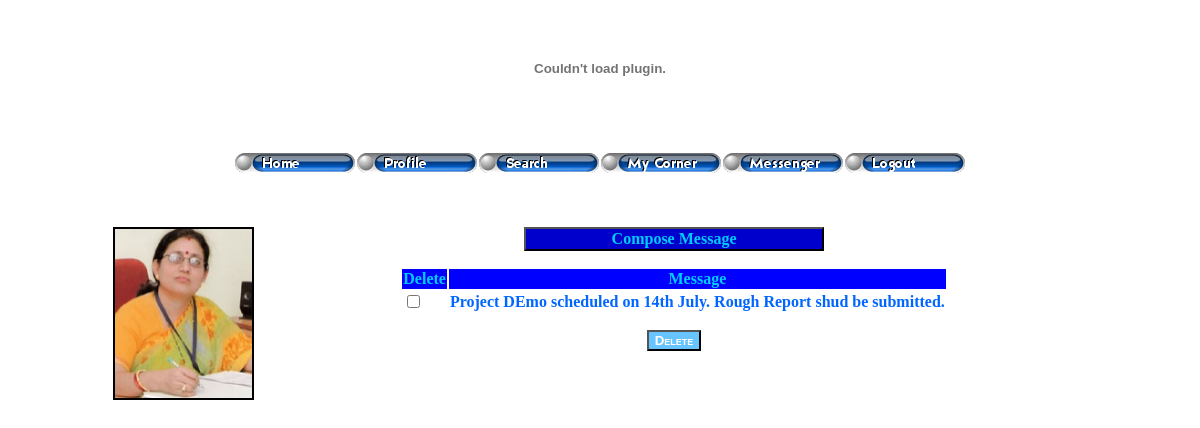
/hod_return.php (signed in), run on the app's committed database.
### tables this page shows
CREATE TABLE IF NOT EXISTS `staff` (
  `staffid` varchar(15) NOT NULL,
  `password` varchar(100) NOT NULL,
  `name` varchar(50) NOT NULL,
  `email` varchar(50) NOT NULL,
  `phone` varchar(15) NOT NULL,
  `mobile` varchar(15) NOT NULL,
  `maritalStatus` char(1) NOT NULL,
  `paddress` varchar(1000) NOT NULL,
  `taddress` varchar(1000) NOT NULL,
  `dob` date NOT NULL,
  `gender` char(1) NOT NULL,
  `religion` varchar(30) NOT NULL,
  `caste` varchar(30) NOT NULL,
  `dept` varchar(5) NOT NULL,
  `qualification` varchar(500) NOT NULL,
  `designation` varchar(30) NOT NULL,
  `photo` varchar(50) NOT NULL,
  PRIMARY KEY (`staffid`)
);

CREATE TABLE IF NOT EXISTS `news` (
  `staffid` varchar(20) NOT NULL,
  `dept` char(5) NOT NULL,
  `sem` tinyint(4) NOT NULL,
  `text` varchar(3000) NOT NULL
);

### hod_return.php (the view, shortened to what this page needs)
<?php
$user=$_COOKIE['user'];
		$result = mysql_query("SELECT * FROM staff WHERE staffid='$user'");
		$row = mysql_fetch_array($result);
		$photo=$row['photo'];
		$src="upload/".$photo;
?>
<!DOCTYPE HTML PUBLIC "-//W3C//DTD HTML 4.01 Transitional//EN" "http://www.w3.org/TR/html4/loose.dtd">
<html>
<head>
<link href="btstyle.css" rel="stylesheet" type="text/css">
</head>
<body>
<p>&nbsp;</p>
<table width="980" border="0" align="center">
  <tr>
    <td width="15%" height="175" valign="top"><p class="princprof3"><img src="<?php echo $src; ?>" alt="" name="photo" width="137" height="169" border="2"></p></td>
    <td width="85%" valign="top"><form name="form2" method="post" action="hod_sendmsg.php">
      <p align="center">
        <input name="Submit2" type="submit" class="butname" value="Compose Message">
      </p>
    </form>
      <form name="form1" method="post" action="">
       <div align="center">  <?php
 $staffid=$_COOKIE['user'];
$con = mysql_connect("localhost","root","");
		if (!$con)
  		{
  			die('Could not connect: ' . mysql_error());
  		}
		else
		{
		$query=mysql_query("SELECT * FROM news WHERE staffid='$staffid'");
		$i=0;
		echo "<table border='0'>
		<tr bgcolor=\"#0000FF\">
		<th class=\"ff\">Delete</th>
		<th class=\"ff\">Message</th>
		</tr>";
		$flag=0;
		while($row=mysql_fetch_array($query))
		{
			$i=$i+1;
			if($flag==0)
				echo "<tr>";
			else
				echo "<tr bgcolor=\"#00CCFF\">";
			echo "<td>"."<input type=\"checkbox\" name=\"$i\" value=\"checkbox\">"."</td>";
			echo "<td class=\"cell\">".$row['text']."</td>";
			echo "</tr>";
			if($flag==0)
				$flag=$flag+1;
			else
				$flag=$flag-1;
		}
		echo "</table>";
	}
?>
       </div>
        <div align="left">
          <p align="center">
            <input name="Submit" type="submit" class="butstyle" value="Delete">
          </p>
        </div>
      </form>
    </td>
  </tr>
</table>
<p>&nbsp;</p>
</body>
</html>

### btstyle.css (style rules this page uses)
.butstyle { font-family: Verdana, Arial, Helvetica, sans-serif; font-weight: bold; font-variant: small-caps; color: #FFFFFF; background-color:#67C4FF; cursor: hand; }

### hod_return.php (style rules this page uses)
.ff { color: #00CCFF; font-size: 16px; font-weight: bold; }
.cell { font-size: 16px; color: #0066FF; font-weight: bold; }
.butname { color: #00CCFF; background-color: #0000CC; font-size: 16px; font-weight: bold; width: 300px; font-family: "Times New Roman", Times, serif; cursor: hand; }
.princprof3 { font-weight: bold }

### data on the page
staff: photo (picture)
news: text "Project DEmo scheduled on 14th July. Rough Report shud be submitted."
